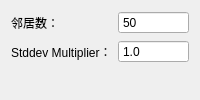
          <widget class="QWidget" name="pageStatistics">
           <layout class="QFormLayout" name="formLayoutStatistics">
            <item row="0" column="0">
             <widget class="QLabel" name="labelStatNeighbors">
              <property name="text">
               <string>邻居数：</string>
              </property>
             </widget>
            </item>
            <item row="0" column="1">
             <widget class="QSpinBox" name="spinStatNeighbors">
              <property name="buttonSymbols">
               <enum>QAbstractSpinBox::ButtonSymbols::NoButtons</enum>
              </property>
              <property name="minimum">
               <number>5</number>
              </property>
              <property name="maximum">
               <number>100</number>
              </property>
              <property name="value">
               <number>50</number>
              </property>
             </widget>
            </item>
            <item row="1" column="0">
             <widget class="QLabel" name="labelStatStddev">
              <property name="text">
               <string>Stddev Multiplier：</string>
              </property>
             </widget>
            </item>
            <item row="1" column="1">
             <widget class="QDoubleSpinBox" name="spinStatStddev">
              <property name="buttonSymbols">
               <enum>QAbstractSpinBox::ButtonSymbols::NoButtons</enum>
              </property>
              <property name="decimals">
               <number>1</number>
              </property>
              <property name="minimum">
               <double>0.100000000000000</double>
              </property>
              <property name="maximum">
               <double>3.000000000000000</double>
              </property>
              <property name="singleStep">
               <double>0.100000000000000</double>
              </property>
              <property name="value">
               <double>1.000000000000000</double>
              </property>
             </widget>
            </item>
           </layout>
          </widget>
